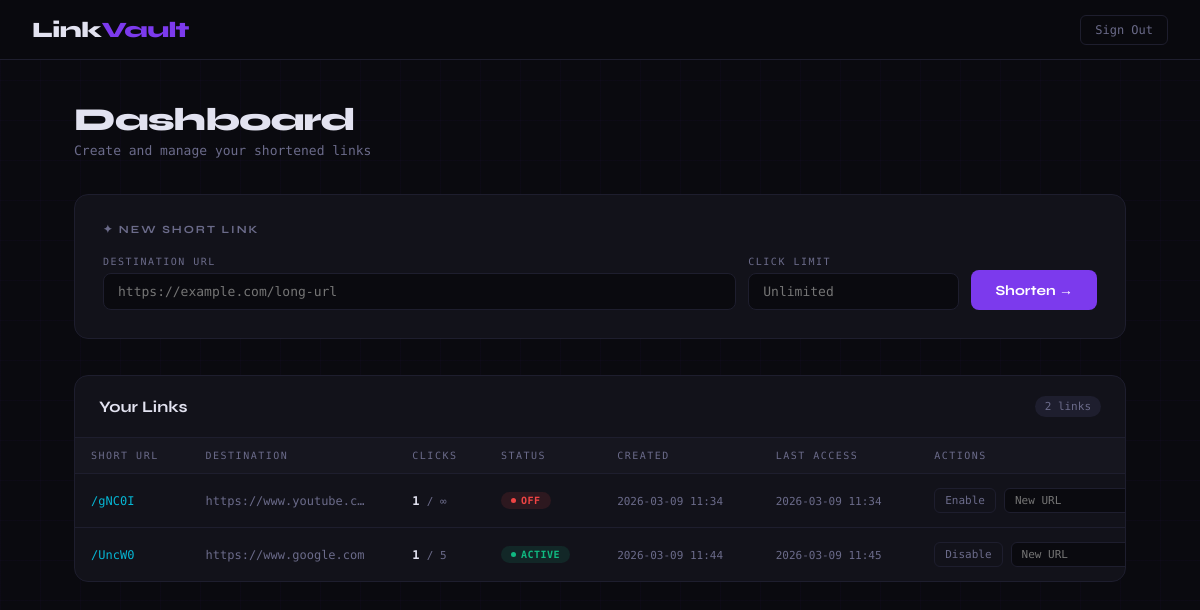
The page / (signed in) on the database its author committed.
### tables this page shows
CREATE TABLE links (
            short TEXT PRIMARY KEY,
            original TEXT,
            clicks INTEGER
        , max_clicks INTEGER, active INTEGER DEFAULT 1, created_at TEXT, last_accessed TEXT, user_id INTEGER);

### app.py (the view)
@app.route("/")
def home():
    if "user_id" not in session:
        return redirect("/login")
    conn = get_db()
    c = conn.cursor()
    c.execute("""
        SELECT short, original, clicks, max_clicks,
        active, created_at, last_accessed
        FROM links
        WHERE user_id=?
    """,(session["user_id"],))
    rows = c.fetchall()
    links = [
        {
            "short":r[0],
            "original":r[1],
            "clicks":r[2],
            "max_clicks":r[3],
            "active":r[4],
            "created_at":r[5],
            "last_accessed":r[6]
        }
        for r in rows
    ]
    conn.close()
    return render_template("index.html",links=links)

### app.py (called while the page is built)
def get_db():
    return sqlite3.connect("links.db")

### templates/index.html (shortened to what this page needs)
<!DOCTYPE html>
<html lang="en">
<head>
</head>
<body>
<nav>
  <div class="logo">Link<span>Vault</span></div>
  <div class="nav-right">
    <a href="/logout" class="logout-btn">Sign Out</a>
  </div>
</nav>
<main>
  <div class="page-title">Dashboard</div>
  <div class="page-sub">Create and manage your shortened links</div>
  <div class="create-card">
    <h3>✦ New Short Link</h3>
    <form action="/shorten" method="post">
      <div class="form-row">
        <div class="form-group" style="flex:3">
          <label>Destination URL</label>
          <input type="text" name="url" placeholder="https://example.com/long-url" required>
        </div>
        <div class="form-group" style="flex:1">
          <label>Click Limit</label>
          <input type="number" name="max_clicks" placeholder="Unlimited" min="1">
        </div>
        <button type="submit" class="btn-primary">Shorten →</button>
      </div>
    </form>
  </div>
  <div class="table-card">
    <div class="table-header">
      <h3>Your Links</h3>
      <span class="link-count">{{ links|length }} link{% if links|length != 1 %}s{% endif %}</span>
    </div>
    {% if links %}
    <table>
      <thead>
        <tr>
          <th>Short URL</th>
          <th>Destination</th>
          <th>Clicks</th>
          <th>Status</th>
          <th>Created</th>
          <th>Last Access</th>
          <th>Actions</th>
        </tr>
      </thead>
      <tbody>
        {% for link in links %}
        <tr>
          <td>
            <a class="short-link" href="/{{ link.short }}" target="_blank">
              /{{ link.short }}
            </a>
          </td>
          <td>
            <span class="original-url" title="{{ link.original }}">{{ link.original }}</span>
          </td>
          <td>
            <span class="clicks" id="clicks-{{ link.short }}">{{ link.clicks }}</span>
            {% if link.max_clicks %}
              <span class="limit-text">/ {{ link.max_clicks }}</span>
            {% else %}
              <span class="limit-text">/ ∞</span>
            {% endif %}
          </td>
          <td>
            {% if link.active == 1 %}
              <span class="badge active"><span class="dot"></span>Active</span>
            {% else %}
              <span class="badge disabled"><span class="dot"></span>Off</span>
            {% endif %}
          </td>
          <td>
            <span class="timestamp">{{ link.created_at[:16] if link.created_at else '—' }}</span>
          </td>
          <td>
            <span class="timestamp">{{ link.last_accessed[:16] if link.last_accessed else 'Never' }}</span>
          </td>
          <td>
            <div class="actions">
              <a href="/toggle/{{ link.short }}" class="btn-sm">
                {% if link.active == 1 %}Disable{% else %}Enable{% endif %}
              </a>
              <form action="/edit/{{ link.short }}" method="post" class="edit-form">
                <input type="text" name="new_url" placeholder="New URL">
              </form>
            </div>
          </td>
        </tr>
        {% endfor %}
      </tbody>
    </table>
    {% else %}
    <div class="empty">
      <div class="empty-icon">🔗</div>
      <p>No links yet. Create your first short link above!</p>
    </div>
    {% endif %}
  </div>
</main>
</body>
</html>

### rows shown on the page
links: short "gNC0I", original "https://www.youtube.c…", clicks "1", active 0 (drawn), created_at "2026-03-09 11:34", last_accessed "2026-03-09 11:34"
links: short "UncW0", original "https://www.google.com", clicks "1", max_clicks "5", active 1 (drawn), created_at "2026-03-09 11:44", last_accessed "2026-03-09 11:45"

### other values the page prints
{{ links|length }} "2"
